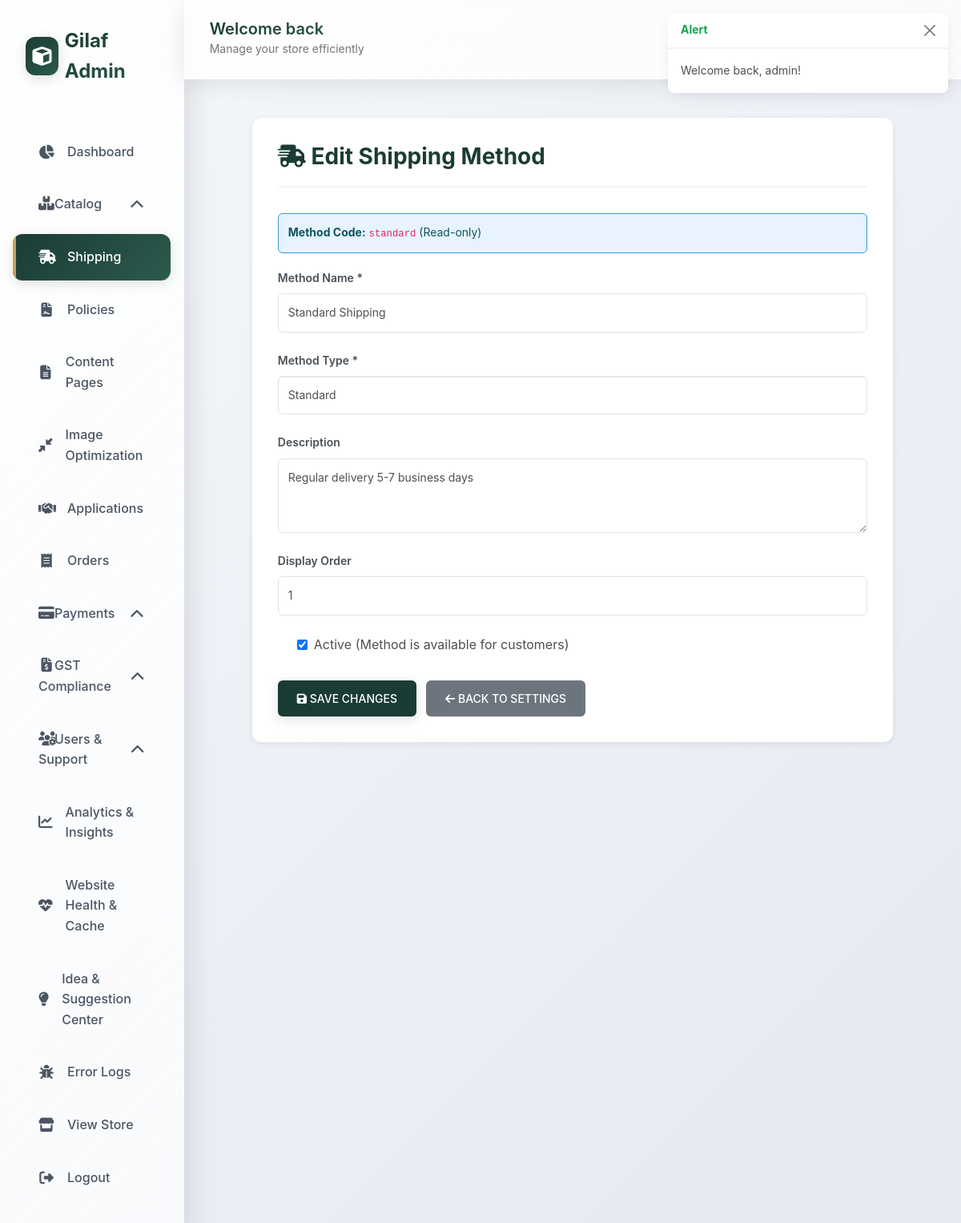
Screenshot of /admin/shipping_method_edit.php?id=1 (signed in) with the database file from the repository.
### tables this page shows
CREATE TABLE IF NOT EXISTS `shipping_methods` (
    `id` INT AUTO_INCREMENT PRIMARY KEY,
    `method_name` VARCHAR(100) NOT NULL,
    `method_code` VARCHAR(50) NOT NULL UNIQUE,
    `method_type` ENUM('standard', 'express', 'local_pickup', 'overnight', 'economy') NOT NULL,
    `description` TEXT,
    `is_active` TINYINT(1) DEFAULT 1,
    `display_order` INT DEFAULT 0,
    `icon` VARCHAR(100) NULL,
    `created_at` TIMESTAMP DEFAULT CURRENT_TIMESTAMP,
    `updated_at` TIMESTAMP DEFAULT CURRENT_TIMESTAMP ON UPDATE CURRENT_TIMESTAMP,
    INDEX `idx_method_code` (`method_code`),
    INDEX `idx_is_active` (`is_active`)
);

### admin/shipping_method_edit.php (the view, shortened to what this page needs)
<?php
$db = get_db_connection();
$methodId = isset($_GET['id']) ? (int)$_GET['id'] : 0;
$stmt = $db->prepare("SELECT * FROM shipping_methods WHERE id = ?");
$stmt->execute([$methodId]);
$method = $stmt->fetch(PDO::FETCH_ASSOC);
include __DIR__ . '/../includes/admin_header.php';
?>
<div class="edit-container">
    <div class="page-header">
        <h1 class="page-title"><i class="fas fa-shipping-fast"></i> Edit Shipping Method</h1>
    </div>
    <div class="info-box">
        <strong>Method Code:</strong> <code><?= htmlspecialchars($method['method_code']) ?></code> (Read-only)
    </div>
    <form method="POST">
        <div class="form-group">
            <label class="form-label">Method Name *</label>
            <input type="text" name="method_name" class="form-control" value="<?= htmlspecialchars($method['method_name']) ?>" required>
        </div>
        <div class="form-group">
            <label class="form-label">Method Type *</label>
            <select name="method_type" class="form-select" required>
                <option value="standard" <?= $method['method_type'] === 'standard' ? 'selected' : '' ?>>Standard</option>
            </select>
        </div>
        <div class="form-group">
            <label class="form-label">Description</label>
            <textarea name="description" class="form-control" rows="3"><?= htmlspecialchars($method['description'] ?? '') ?></textarea>
        </div>
        <div class="form-group">
            <label class="form-label">Display Order</label>
            <input type="number" name="display_order" class="form-control" value="<?= $method['display_order'] ?>" min="0">
        </div>
        <div class="form-group">
            <label class="form-check">
                <input type="checkbox" name="is_active" value="1" <?= $method['is_active'] ? 'checked' : '' ?>>
                <span>Active (Method is available for customers)</span>
            </label>
        </div>
        <div class="btn-actions">
            <button type="submit" class="btn btn-primary">
                <i class="fas fa-save"></i> Save Changes
            </button>
            <a href="shipping_settings.php" class="btn btn-secondary">
                <i class="fas fa-arrow-left"></i> Back to Settings
            </a>
        </div>
    </form>
</div>
<?php include __DIR__ . '/../includes/admin_footer.php'; ?>

### assets/css/admin-premium.css (style rules this page uses)
:root { --admin-primary: #1A3C34; --admin-primary-light: #2d5a4d; --admin-primary-dark: #0f2820; --admin-accent: #C5A059; --admin-accent-light: #d4b376; --admin-success: #10b981; --admin-warning: #f59e0b; --admin-danger: #ef4444; --admin-info: #3b82f6; --glass-bg: rgba(255, 255, 255, 0.7); --glass-border: rgba(255, 255, 255, 0.3); --glass-shadow: rgba(0, 0, 0, 0.1); --gradient-primary: linear-gradient(135deg, #1A3C34 0%, #2d5a4d 100%); --gradient-accent: linear-gradient(135deg, #C5A059 0%, #d4b376 100%); --gradient-glass: linear-gradient(135deg, rgba(255,255,255,0.9) 0%, rgba(255,255,255,0.7) 100%); --spacing-xs: 0.5rem; --spacing-sm: 1rem; --spacing-md: 1.5rem; --spacing-lg: 2rem; --spacing-xl: 3rem; --radius-sm: 8px; --radius-md: 12px; --radius-lg: 16px; --radius-xl: 24px; --shadow-sm: 0 2px 8px rgba(0, 0, 0, 0.08); --shadow-md: 0 4px 16px rgba(0, 0, 0, 0.12); --shadow-lg: 0 8px 32px rgba(0, 0, 0, 0.16); --shadow-xl: 0 16px 48px rgba(0, 0, 0, 0.2); --glass-shadow-sm: 0 4px 30px rgba(0, 0, 0, 0.1); --glass-shadow-md: 0 8px 40px rgba(0, 0, 0, 0.15); }
body { font-family: 'Inter', -apple-system, BlinkMacSystemFont, 'Segoe UI', sans-serif; background: linear-gradient(135deg, #f5f7fa 0%, #e4e9f2 100%); min-height: 100vh; }
.btn { padding: 0.625rem 1.5rem; border-radius: var(--radius-md); font-weight: 600; font-size: 0.875rem; border: none; cursor: pointer; transition: all 0.3s cubic-bezier(0.4, 0, 0.2, 1); display: inline-flex; align-items: center; gap: 0.5rem; text-decoration: none; position: relative; overflow: hidden; }
.btn::before { content: ''; position: absolute; top: 50%; left: 50%; width: 0; height: 0; border-radius: 50%; background: rgba(255, 255, 255, 0.3); transform: translate(-50%, -50%); transition: width 0.6s, height 0.6s; }
.btn-primary { background: var(--gradient-primary); color: white; box-shadow: var(--shadow-md); }
.form-control, .form-select { padding: 0.75rem 1rem; border: 2px solid rgba(26, 60, 52, 0.1); border-radius: var(--radius-md); background: rgba(255, 255, 255, 0.9); backdrop-filter: blur(10px); transition: all 0.3s ease; font-size: 0.9375rem; }
.form-label { font-weight: 600; color: var(--admin-primary); margin-bottom: 0.5rem; font-size: 0.875rem; }

### admin/shipping_method_edit.php (style rules this page uses)
.edit-container { max-width: 800px; margin: 24px auto; background: white; padding: 32px; border-radius: 12px; box-shadow: 0 2px 8px rgba(0,0,0,0.08); }
.page-header { margin-bottom: 32px; padding-bottom: 20px; border-bottom: 2px solid #f1f3f5; }
.page-title { font-size: 28px; font-weight: 700; color: #1a3c34; margin: 0; }
.form-group { margin-bottom: 24px; }
.form-label { display: block; font-weight: 600; color: #495057; margin-bottom: 8px; }
.form-control { width: 100%; padding: 12px; border: 1px solid #dee2e6; border-radius: 6px; font-size: 14px; }
.form-select { width: 100%; padding: 12px; border: 1px solid #dee2e6; border-radius: 6px; font-size: 14px; background: white; }
.form-check { display: flex; align-items: center; gap: 8px; }
.btn { padding: 12px 24px; border-radius: 6px; border: none; cursor: pointer; font-weight: 500; text-decoration: none; display: inline-block; }
.btn-primary { background: #1a3c34; color: white; }
.btn-secondary { background: #6c757d; color: white; }
.btn-actions { display: flex; gap: 12px; margin-top: 32px; }
.info-box { background: #e7f3ff; border: 1px solid #3498db; padding: 12px; border-radius: 6px; margin-bottom: 20px; font-size: 14px; color: #0c5460; }

### rows the page displays
shipping_methods: method_code "standard", method_name "Standard Shipping", method_type "Standard", description "Regular delivery 5-7 business days", display_order "1", is_active "☑"

### other values shown
$flash['message'] "Welcome back, admin!"
